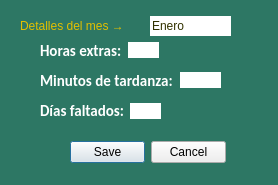
<?xml version="1.0" encoding="UTF-8"?>
<ui version="4.0">
 <class>MainWindow</class>
 <widget class="QMainWindow" name="MainWindow">
  <property name="geometry">
   <rect>
    <x>0</x>
    <y>0</y>
    <width>278</width>
    <height>185</height>
   </rect>
  </property>
  <property name="minimumSize">
   <size>
    <width>260</width>
    <height>180</height>
   </size>
  </property>
  <property name="maximumSize">
   <size>
    <width>1080</width>
    <height>620</height>
   </size>
  </property>
  <property name="cursor">
   <cursorShape>ArrowCursor</cursorShape>
  </property>
  <property name="windowTitle">
   <string>Gestión de Sueldos</string>
  </property>
  <property name="styleSheet">
   <string notr="true">QWidget#centralwidget{
background-color: rgb(45, 119, 100);}</string>
  </property>
  <widget class="QWidget" name="centralwidget">
   <widget class="QLabel" name="label">
    <property name="geometry">
     <rect>
      <x>20</x>
      <y>10</y>
      <width>131</width>
      <height>31</height>
     </rect>
    </property>
    <property name="styleSheet">
     <string notr="true">font: 700 bold 12pt &quot;Calibri&quot;;
color: rgb(226, 191, 0);
</string>
    </property>
    <property name="frameShadow">
     <enum>QFrame::Plain</enum>
    </property>
    <property name="text">
     <string>Detalles del mes →</string>
    </property>
   </widget>
   <widget class="QLabel" name="label_6">
    <property name="geometry">
     <rect>
      <x>50</x>
      <y>50</y>
      <width>31</width>
      <height>21</height>
     </rect>
    </property>
    <property name="font">
     <font>
      <family>Calibri</family>
      <pointsize>10</pointsize>
      <italic>false</italic>
      <bold>true</bold>
     </font>
    </property>
    <property name="styleSheet">
     <string notr="true">font: 700 bold 10pt &quot;Calibri&quot;;
color: white;
</string>
    </property>
    <property name="text">
     <string/>
    </property>
   </widget>
   <widget class="QLabel" name="label_9">
    <property name="geometry">
     <rect>
      <x>40</x>
      <y>40</y>
      <width>91</width>
      <height>21</height>
     </rect>
    </property>
    <property name="font">
     <font>
      <family>Calibri</family>
      <pointsize>11</pointsize>
      <italic>false</italic>
      <bold>true</bold>
     </font>
    </property>
    <property name="styleSheet">
     <string notr="true">font: 700 11pt &quot;Calibri&quot;;
color: white;
</string>
    </property>
    <property name="text">
     <string>Horas extras:</string>
    </property>
   </widget>
   <widget class="QLabel" name="label_10">
    <property name="geometry">
     <rect>
      <x>40</x>
      <y>70</y>
      <width>141</width>
      <height>21</height>
     </rect>
    </property>
    <property name="font">
     <font>
      <family>Calibri</family>
      <pointsize>11</pointsize>
      <italic>false</italic>
      <bold>true</bold>
     </font>
    </property>
    <property name="styleSheet">
     <string notr="true">font: 700 11pt &quot;Calibri&quot;;
color: white;
</string>
    </property>
    <property name="text">
     <string>Minutos de tardanza:</string>
    </property>
   </widget>
   <widget class="QLabel" name="label_11">
    <property name="geometry">
     <rect>
      <x>40</x>
      <y>100</y>
      <width>91</width>
      <height>21</height>
     </rect>
    </property>
    <property name="font">
     <font>
      <family>Calibri</family>
      <pointsize>11</pointsize>
      <italic>false</italic>
      <bold>true</bold>
     </font>
    </property>
    <property name="styleSheet">
     <string notr="true">font: 700 11pt &quot;Calibri&quot;;
color: white;
</string>
    </property>
    <property name="text">
     <string>Días faltados:</string>
    </property>
   </widget>
   <widget class="QLineEdit" name="lineEditMinutosTardanza">
    <property name="geometry">
     <rect>
      <x>180</x>
      <y>72</y>
      <width>41</width>
      <height>16</height>
     </rect>
    </property>
    <property name="styleSheet">
     <string notr="true">font: 500 10pt &quot;Calibri&quot;;
color: black;
border-radius: 15px;
</string>
    </property>
    <property name="text">
     <string/>
    </property>
    <property name="maxLength">
     <number>4</number>
    </property>
   </widget>
   <widget class="QLineEdit" name="lineEditDiasFaltados">
    <property name="geometry">
     <rect>
      <x>130</x>
      <y>103</y>
      <width>31</width>
      <height>16</height>
     </rect>
    </property>
    <property name="styleSheet">
     <string notr="true">font: 500 10pt &quot;Calibri&quot;;
color: black;
border-radius: 15px;
</string>
    </property>
    <property name="text">
     <string/>
    </property>
    <property name="maxLength">
     <number>3</number>
    </property>
   </widget>
   <widget class="QLineEdit" name="lineEditHorasExtras">
    <property name="geometry">
     <rect>
      <x>128</x>
      <y>42</y>
      <width>31</width>
      <height>16</height>
     </rect>
    </property>
    <property name="tabletTracking">
     <bool>false</bool>
    </property>
    <property name="focusPolicy">
     <enum>Qt::StrongFocus</enum>
    </property>
    <property name="layoutDirection">
     <enum>Qt::LeftToRight</enum>
    </property>
    <property name="styleSheet">
     <string notr="true">font: 500 10pt &quot;Calibri&quot;;
color: black;
border-radius: 15px;
</string>
    </property>
    <property name="text">
     <string/>
    </property>
    <property name="maxLength">
     <number>2</number>
    </property>
   </widget>
   <widget class="QDialogButtonBox" name="buttonBoxGuardarCancelar">
    <property name="geometry">
     <rect>
      <x>70</x>
      <y>140</y>
      <width>156</width>
      <height>24</height>
     </rect>
    </property>
    <property name="standardButtons">
     <set>QDialogButtonBox::Cancel|QDialogButtonBox::Save</set>
    </property>
   </widget>
   <widget class="QLineEdit" name="lineEditMes">
    <property name="enabled">
     <bool>false</bool>
    </property>
    <property name="geometry">
     <rect>
      <x>150</x>
      <y>16</y>
      <width>81</width>
      <height>20</height>
     </rect>
    </property>
    <property name="cursor">
     <cursorShape>ArrowCursor</cursorShape>
    </property>
    <property name="tabletTracking">
     <bool>false</bool>
    </property>
    <property name="focusPolicy">
     <enum>Qt::NoFocus</enum>
    </property>
    <property name="layoutDirection">
     <enum>Qt::LeftToRight</enum>
    </property>
    <property name="autoFillBackground">
     <bool>false</bool>
    </property>
    <property name="styleSheet">
     <string notr="true">font: 500 bold 12pt &quot;Calibri&quot;;
color: rgb(50, 50, 0);
border-radius: 15px;
text-align: center;
</string>
    </property>
    <property name="text">
     <string>Enero</string>
    </property>
    <property name="maxLength">
     <number>15</number>
    </property>
    <property name="echoMode">
     <enum>QLineEdit::Normal</enum>
    </property>
   </widget>
  </widget>
 </widget>
 <resources/>
 <connections/>
</ui>
